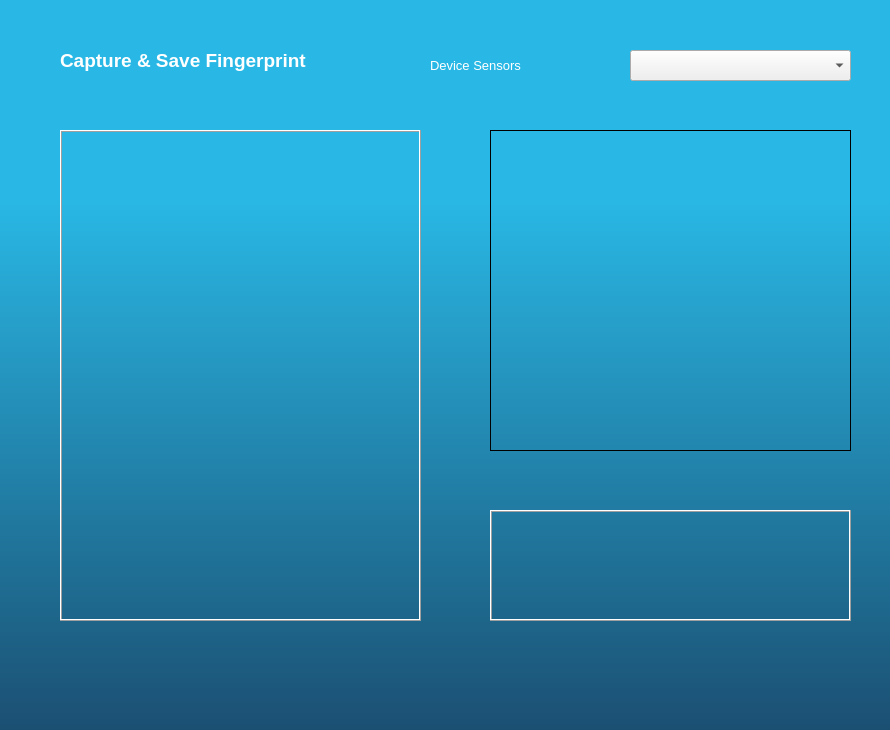
<?xml version="1.0" encoding="UTF-8"?>
<ui version="4.0">
 <class>FingerprintCaptureForm</class>
 <widget class="QDialog" name="FingerprintCaptureForm">
  <property name="geometry">
   <rect>
    <x>0</x>
    <y>0</y>
    <width>890</width>
    <height>730</height>
   </rect>
  </property>
  <property name="windowTitle">
   <string>Dialog</string>
  </property>
  <property name="styleSheet">
   <string notr="true">QDialog { background: qlineargradient(x1: 0, y1: 0, x2: 0, y2: 1, stop: 0.27 rgba(41,184,229,1), stop: 1 rgba(27,79,114,1) ); }</string>
  </property>
  <widget class="QFrame" name="FingerprintSaveFrame">
   <property name="geometry">
    <rect>
     <x>490</x>
     <y>510</y>
     <width>361</width>
     <height>111</height>
    </rect>
   </property>
   <property name="frameShape">
    <enum>QFrame::Box</enum>
   </property>
   <property name="frameShadow">
    <enum>QFrame::Raised</enum>
   </property>
   <widget class="QPushButton" name="FingerprintSavePushButton">
    <property name="geometry">
     <rect>
      <x>250</x>
      <y>10</y>
      <width>91</width>
      <height>91</height>
     </rect>
    </property>
    <property name="text">
     <string/>
    </property>
    <property name="icon">
     <iconset resource="../../rsc.qrc">
      <normaloff>:/resources/icons/save.png</normaloff>:/resources/icons/save.png</iconset>
    </property>
    <property name="iconSize">
     <size>
      <width>100</width>
      <height>100</height>
     </size>
    </property>
    <property name="autoDefault">
     <bool>false</bool>
    </property>
    <property name="flat">
     <bool>true</bool>
    </property>
   </widget>
  </widget>
  <widget class="QFrame" name="FingerprintCaptureFrame">
   <property name="geometry">
    <rect>
     <x>60</x>
     <y>130</y>
     <width>361</width>
     <height>491</height>
    </rect>
   </property>
   <property name="styleSheet">
    <string notr="true"/>
   </property>
   <property name="frameShape">
    <enum>QFrame::Box</enum>
   </property>
   <property name="frameShadow">
    <enum>QFrame::Raised</enum>
   </property>
   <widget class="QLabel" name="FingerprintCaptureLabel">
    <property name="geometry">
     <rect>
      <x>12</x>
      <y>12</y>
      <width>331</width>
      <height>351</height>
     </rect>
    </property>
    <property name="text">
     <string/>
    </property>
   </widget>
   <widget class="QPushButton" name="SettingsPushButton">
    <property name="geometry">
     <rect>
      <x>140</x>
      <y>370</y>
      <width>101</width>
      <height>91</height>
     </rect>
    </property>
    <property name="text">
     <string/>
    </property>
    <property name="icon">
     <iconset resource="../../rsc.qrc">
      <normaloff>:/resources/icons/fcapture.png</normaloff>:/resources/icons/fcapture.png</iconset>
    </property>
    <property name="iconSize">
     <size>
      <width>150</width>
      <height>200</height>
     </size>
    </property>
    <property name="autoDefault">
     <bool>false</bool>
    </property>
    <property name="flat">
     <bool>true</bool>
    </property>
   </widget>
  </widget>
  <widget class="QLabel" name="FingerprintCapturedLabel">
   <property name="geometry">
    <rect>
     <x>490</x>
     <y>130</y>
     <width>361</width>
     <height>321</height>
    </rect>
   </property>
   <property name="styleSheet">
    <string notr="true"/>
   </property>
   <property name="frameShape">
    <enum>QFrame::Box</enum>
   </property>
   <property name="lineWidth">
    <number>1</number>
   </property>
   <property name="text">
    <string/>
   </property>
   <property name="scaledContents">
    <bool>true</bool>
   </property>
  </widget>
  <widget class="QLabel" name="TitleLabel">
   <property name="geometry">
    <rect>
     <x>60</x>
     <y>40</y>
     <width>371</width>
     <height>41</height>
    </rect>
   </property>
   <property name="font">
    <font>
     <pointsize>14</pointsize>
     <weight>75</weight>
     <bold>true</bold>
    </font>
   </property>
   <property name="styleSheet">
    <string notr="true">color: rgb(255, 255, 255);</string>
   </property>
   <property name="frameShape">
    <enum>QFrame::NoFrame</enum>
   </property>
   <property name="frameShadow">
    <enum>QFrame::Raised</enum>
   </property>
   <property name="text">
    <string>Capture &amp; Save Fingerprint</string>
   </property>
  </widget>
  <widget class="QComboBox" name="DeviceSensorComboBox">
   <property name="geometry">
    <rect>
     <x>630</x>
     <y>50</y>
     <width>221</width>
     <height>31</height>
    </rect>
   </property>
  </widget>
  <widget class="QLabel" name="DeviceSensorLabel">
   <property name="geometry">
    <rect>
     <x>430</x>
     <y>50</y>
     <width>181</width>
     <height>31</height>
    </rect>
   </property>
   <property name="font">
    <font>
     <family>MS Shell Dlg 2</family>
     <pointsize>10</pointsize>
     <weight>9</weight>
     <italic>false</italic>
     <bold>false</bold>
    </font>
   </property>
   <property name="styleSheet">
    <string notr="true">font: 75 10pt &quot;MS Shell Dlg 2&quot;;
color: rgb(255, 255, 255);</string>
   </property>
   <property name="text">
    <string>Device Sensors</string>
   </property>
  </widget>
 </widget>
 <resources>
  <include location="../../rsc.qrc"/>
 </resources>
 <connections/>
</ui>
